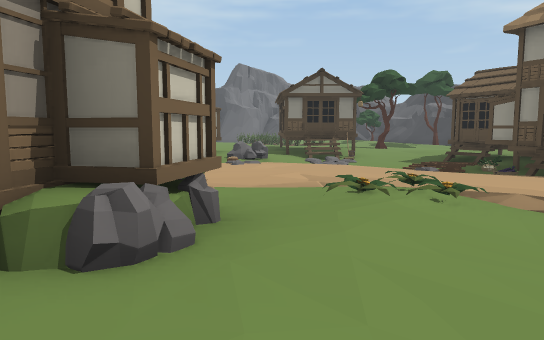
View 1 (above)

24 first-person views from a walk through a scene from a Unity 3-D project. The camera is 1.5 m above the floor, tilts 6° down and sees 70° across. The floor is counted in squares, 2 m on a side. Each view is taken from the middle of a square. On the plan, view 1 faces up. The plan holds only what a view shows up to about 12 squares ahead; the rest is blank. The place goes on beyond the plan. The player is left out. Some animated figures are not drawn. Some surface patterns are stand-ins.

View 2
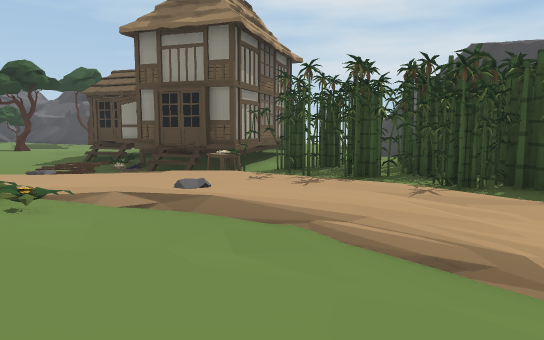

View 3
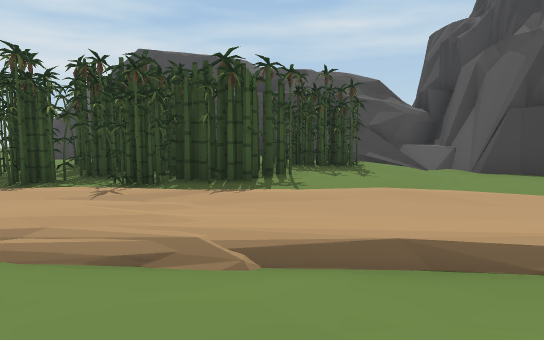

View 4
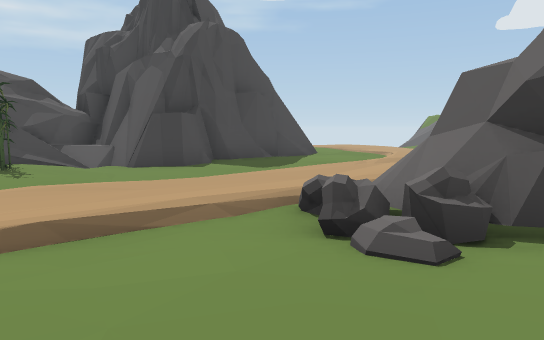

View 5
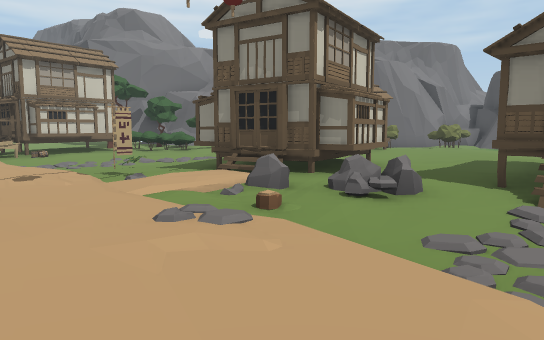

View 6
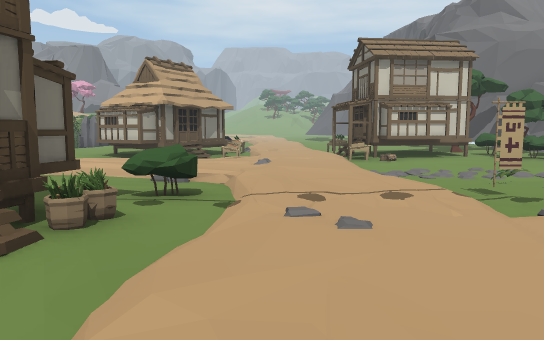

View 7
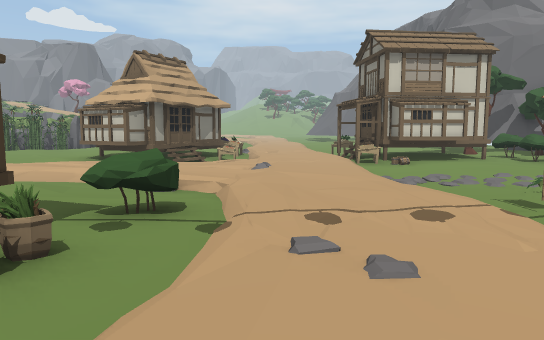

View 8
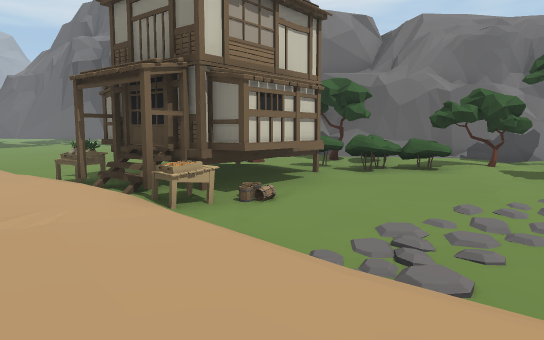

View 9
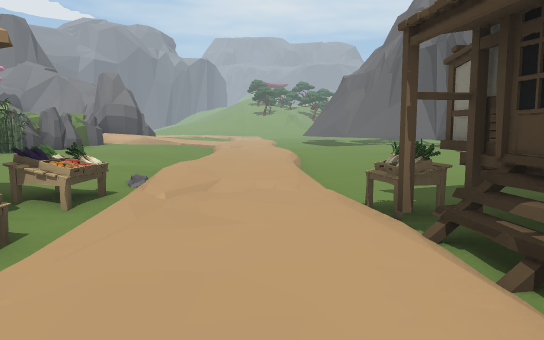

View 10
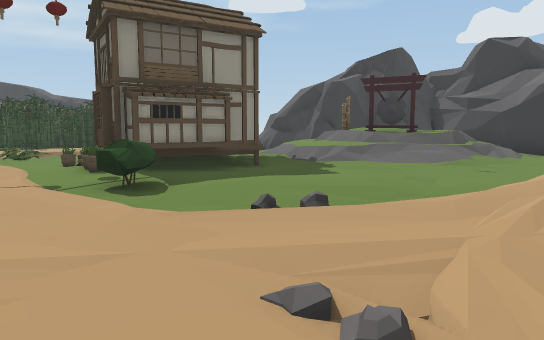

View 11
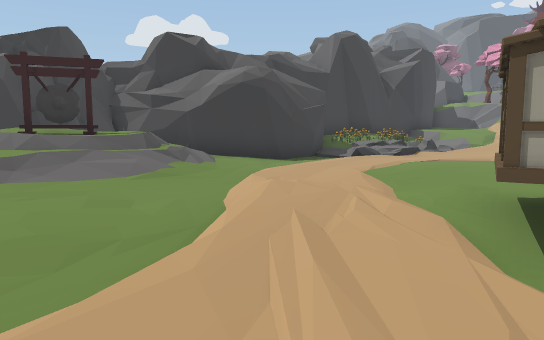

View 12
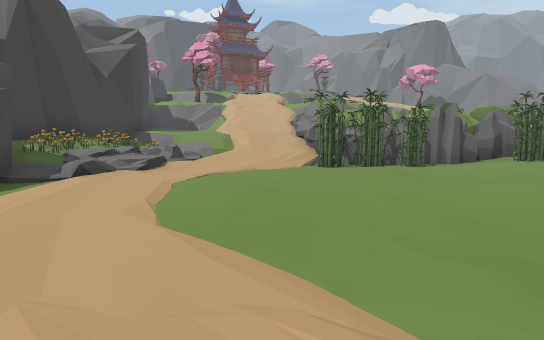

View 13
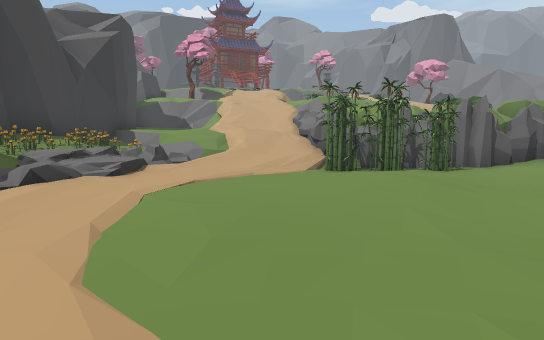

View 14
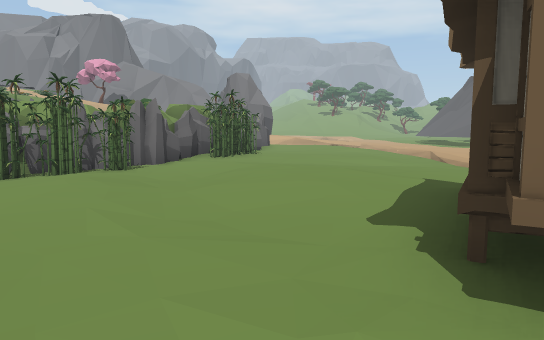

View 15
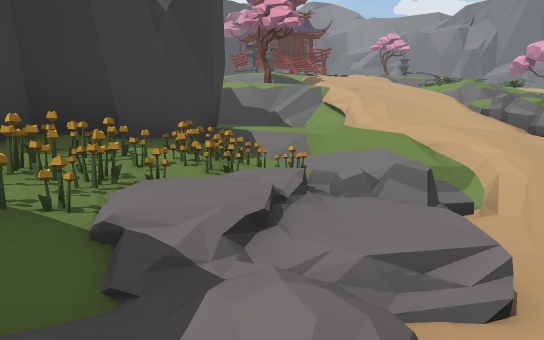

View 16
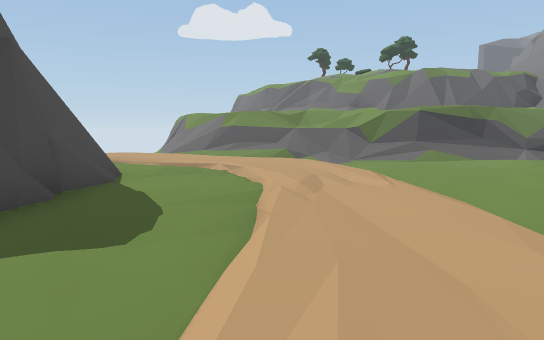

View 17
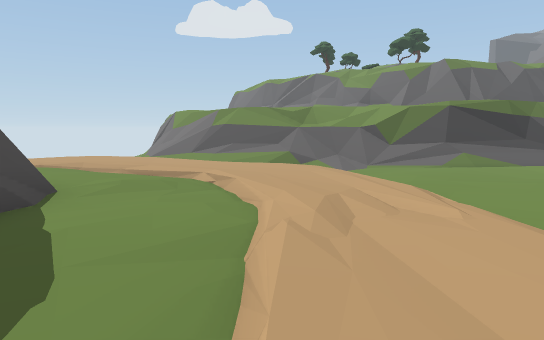

View 18
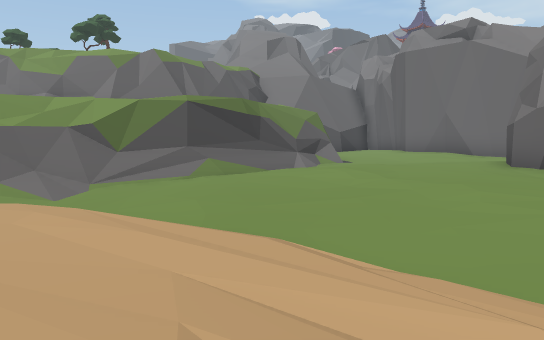

View 19
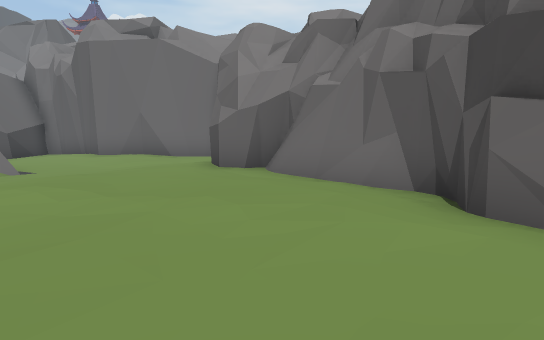

View 20
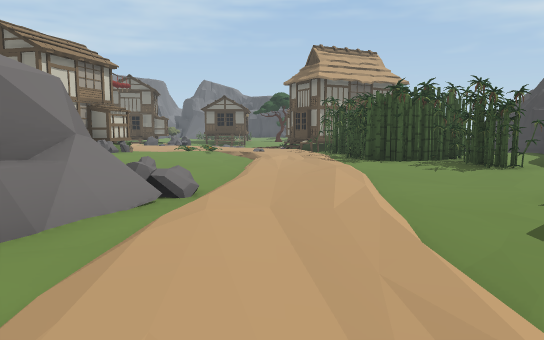

View 21
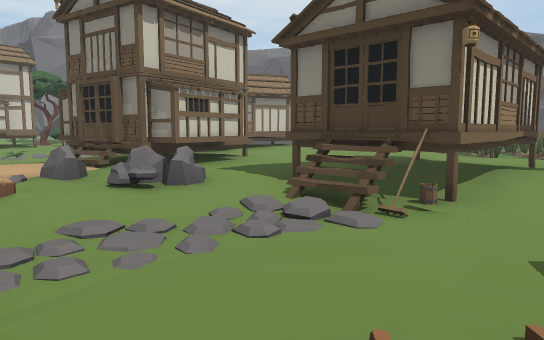

View 22
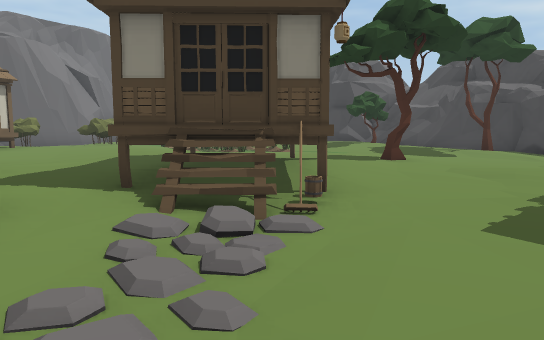

View 23
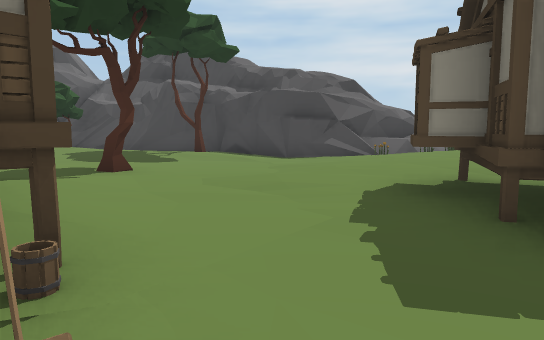

View 24
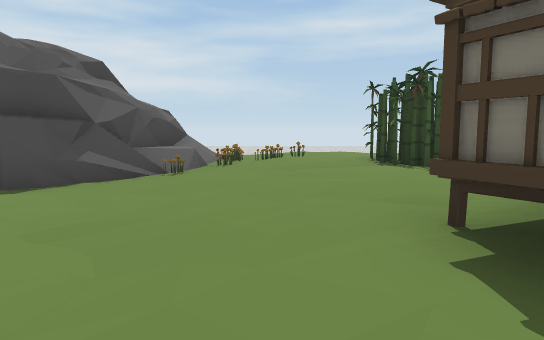

### Floor plan
Key: @ floor where view 1 was taken; # wall or solid block; x gap in a wall; . main floor; : floor 0.25 m higher than the main floor; - floor 0.25 m lower than the main floor; _ floor 0.5 m lower than the main floor; + floor 1.5 m higher than the main floor; * floor 4.25 m higher than the main floor; / step, stairs or slope; = window, fence, low wall or low ledge; ~ water the walk can cross; ≈ water the walk keeps out of; ^ raised ledge; v drop or lower ground; H house; R rock; P plant; T table; E tree; F flag; B bush; A basket; O other object.
Columns run from 22 left of view 1 to 12 right of it. Each row starts with its distance up from view 1.
 21                        O   E###
 20             #   BB.:.OOOO..::/##
 19            ##/    ....OOO~.....##
 18           ##/E   ::::../......E-#
 17           #//-   #::........-/./#
 16          ##../   #:.../HH./E----##^
 15         ##O..E    ..... H....--.O//
 14          EOBB/.   .H... H....//..OO
 13        .OBBB..-   HHH.. H../.:::::O
 12        ...x...-/.. HH..HH--.H.:::::
 11   ..--.   #O../--HHHHRR/H--HHH/::OO
 10 ./-  --.O #O.//O-//:RR///-/HH    OO
  9 --------T##T///_-F.:////-///H
  8 //_----/TH///////:/.///////H  HH
  7 ......:/...../........... -HHHH
  6 .......//..../:::::.:::.../TH..../#
  5 ////////TT/.././-B.....PP..OEE.  /#
  4 ------./TTH ../R/.HAHO..P...EOO:  #
  3 ../-.../ HHH/.//..HHHH../-.:OOOO /#
  2 ../-../.HHHH..-/...HHH:/.-..OOOO :#
  1  ....::::.H..:-////HH:///-./.OO.::
  0 .....:::/....///////  @..-../OOO.#
 -1 OO./../.......//////   --_../.OO##
 -2 OOO...........//+O#/  .--_..///.##
 -3    /O..:...../////+   //RR.._-/=##
 -4    OOO//.....-///      ##/..--####
 -5     vO-...../-/   /##  ##/./-.###
 -6     R///....#########  #^/./-.#
 -7    R///RR///#       ####//.//.#
 -8    ///=/ /OO       ##//:././..#
 -9 ≈ //////OOO/      ##.:::././..#
-10 /////++/O###     ##..::../..-//
-11 /////+ /##    #.-/..../../:././.
-12 /////  ##     #..-//../---/..//.
-13  ///+         ../--////--_//.../.
-14    /#         .-___/__/-_/v  ....
-15   E*v         --__######v/=#v ///
-16               -- ##      #=##=/

Positions as (right, up) in squares from view 1, and headings:
1: (0, 0), facing up
2: (1, 0), facing up-right
3: (1, 0), facing right
4: (0, 0), facing down-right
5: (2, 6), facing up-left
6: (0, 6), facing left
7: (-1, 6), facing left
8: (-7, 6), facing up-left
9: (-10, 7), facing left
10: (-10, 7), facing down-right
11: (-9, 5), facing down
12: (-9, 1), facing down-left
13: (-10, 0), facing down-left
14: (-10, 0), facing left
15: (-11, -6), facing down-left
16: (5, -3), facing down
17: (5, -5), facing down
18: (5, -8), facing down-left
19: (4, -9), facing left
20: (4, -9), facing up
21: (4, 8), facing up-left
22: (2, 8), facing up
23: (2, 10), facing up-right
24: (4, 13), facing right
